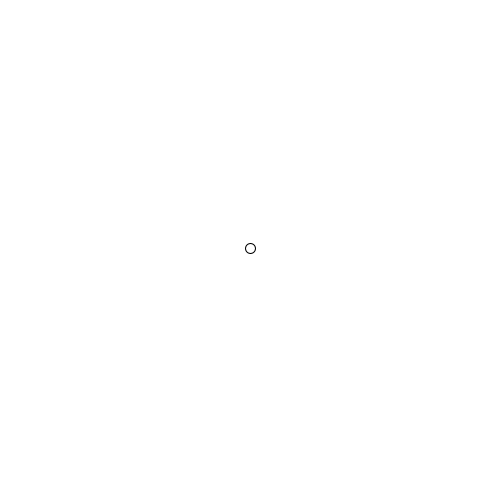
Frame 1 (no input)
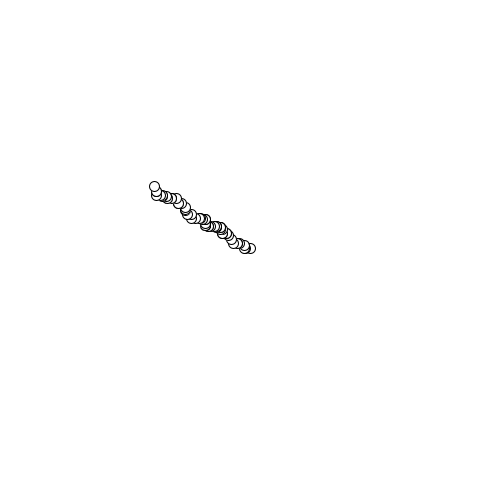
Frame 60 (the mouse pressed at the canvas centre just before this capture)
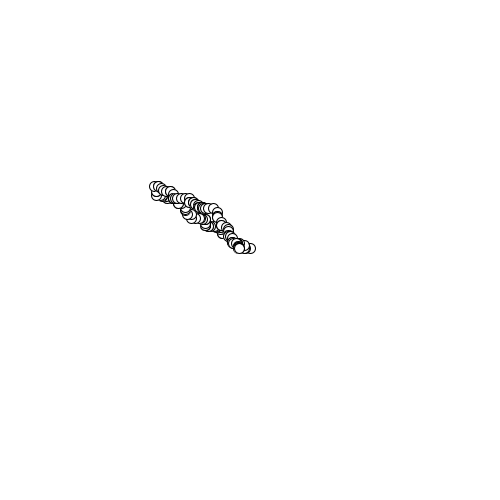
Frame 120 (the mouse held since frame 60 and released just before this capture)

The Processing sketch that drew these frames (run headless with seeded random() and noise(); from frame 60 on, the mouse is pressed at the canvas centre):

// Processing sketch: noc_randomwalk004
// ── noc_randomwalk004.pde
float x, y;

void setup(){
  size(500, 500);
  background(255);
  
  x = width / 2;
  y = height / 2;
}

void draw(){
  float stepx = random(5);
  float stepy = random(5);
  float choicex = random(100);
  float choicey = random(100);
  
  if(x < mouseX){
    if(choicex < 50) x += stepx;
  } else {
    if(choicex < 50) x -= stepx;
  }
  
  if(y < mouseY){
    if(choicey < 50) y += stepy;
  } else {
    if(choicey < 50) y -= stepy;
  }
  
  stroke(0);
  ellipse(x, y, 10, 10); 
}
